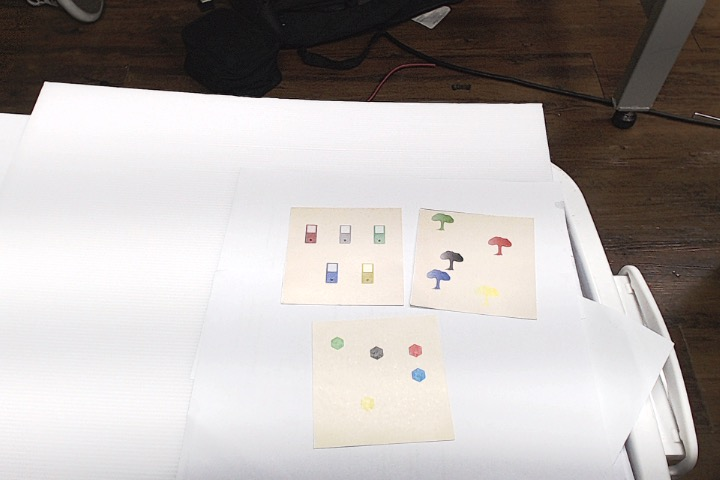
#> input picture colorTest.png, 720 x 480 px, given in place of the camera
$ python findColor.py
#> lines starting #> are read from the running program, lines starting #| are printed output that depends on the picture; after the words box and inside, x2 and y2 are one past the last pixel; in counts of white or black regions, pixels touching at a corner belong together
import cv2
import numpy as np
import imutils

cap = cv2.VideoCapture(1)
cap.set(cv2.CAP_PROP_FRAME_WIDTH, 1000)
cap.set(cv2.CAP_PROP_FRAME_HEIGHT, 760)

while True:
    _, frame = cap.read()
#> frame is the input picture: shape (480, 720, 3); mean B, G, R 172.7, 174.6, 180.1
    Gblurred = cv2.GaussianBlur(frame, (5, 5), 0)
    # Bblurred = cv2.bilateralFilter(Gblurred, 9, 75, 75)
    Mblurred = cv2.medianBlur(Gblurred, 5)
    hsv_frame = cv2.cvtColor(Mblurred, cv2.COLOR_BGR2HSV)
#> hsv_frame: shape (480, 720, 3); mean H, S, V 83.9, 30.2, 181

    # Red color
    low_red = np.array([106, 136, 0])
    high_red = np.array([180, 255, 255])
    red_mask = cv2.inRange(hsv_frame, low_red, high_red)
#> red_mask: shape (480, 720); every value is 0
    red = cv2.bitwise_and(frame, frame, mask=red_mask)
#> red: shape (480, 720, 3); every value is 0
    # Blue color
    low_blue = np.array([94, 189, 2])
    high_blue = np.array([126, 255, 255])
    blue_mask = cv2.inRange(hsv_frame, low_blue, high_blue)
    blue = cv2.bitwise_and(frame, frame, mask=blue_mask)

    # Green color
    low_green = np.array([69, 32, 0])
    high_green = np.array([94, 255, 234])
    green_mask = cv2.inRange(hsv_frame, low_green, high_green)
    green = cv2.bitwise_and(frame, frame, mask=green_mask)

    # Yellow color
    low_yellow = np.array([15, 0, 180])
    high_yellow = np.array([80, 255, 255])
    yellow_mask = cv2.inRange(hsv_frame, low_yellow, high_yellow)
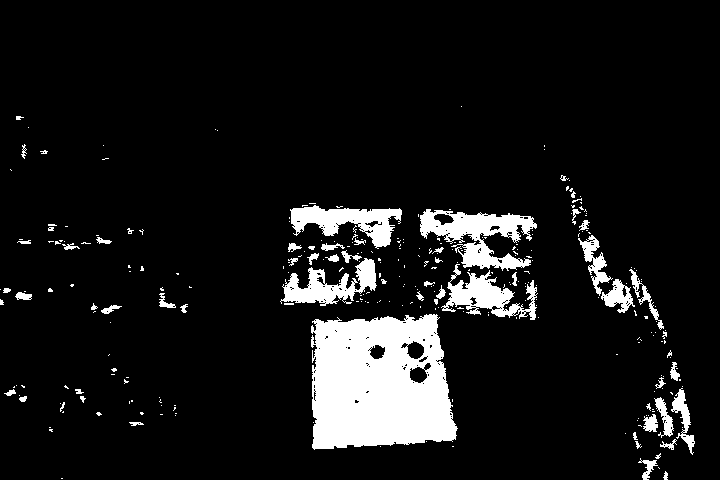
#> yellow_mask: shape (480, 720); 9.2% white; 290 white regions (233 under 20 px), largest, box (x1, y1, x2, y2) and area: (311, 314, 458, 450) 16106, (420, 209, 537, 271) 3390, (290, 205, 402, 249) 2353
    yellow = cv2.bitwise_and(frame, frame, mask=yellow_mask)
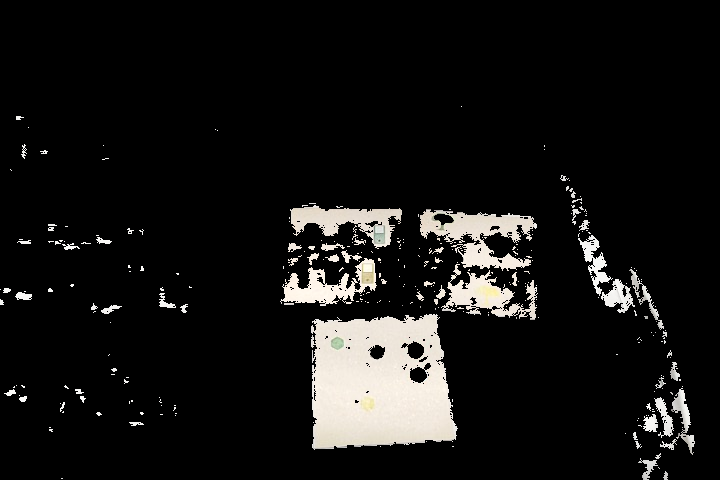
#> yellow: shape (480, 720, 3); mean B, G, R 20.3, 21.3, 21.9

    # Black color
    low_black = np.array([80, 173, 91])
    high_black = np.array([115, 255, 165])
    black_mask = cv2.inRange(hsv_frame, low_black, high_black)
    black = cv2.bitwise_and(frame, frame, mask=black_mask)

    # Every color except white
    low = np.array([0, 42, 0])
    high = np.array([179, 255, 255])
    mask = cv2.inRange(hsv_frame, low, high)
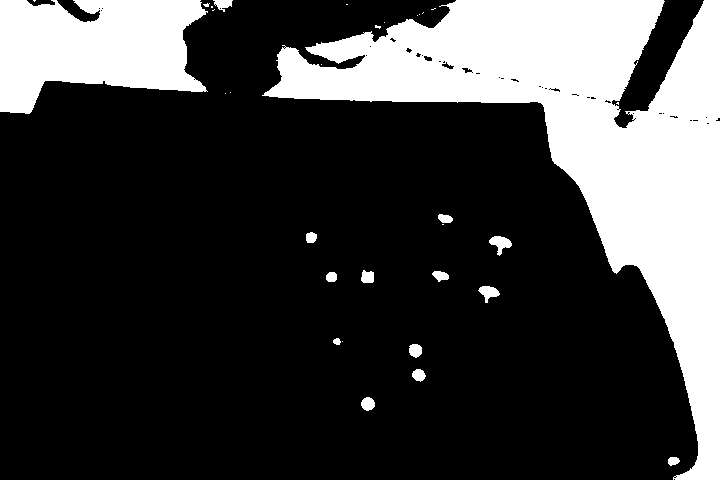
#> mask: shape (480, 720); 24.9% white; 32 white regions (17 under 20 px), largest, box (x1, y1, x2, y2) and area: (262, 0, 720, 480) 67356, (0, 0, 208, 114) 17006, (489, 236, 512, 256) 236
    result = cv2.bitwise_and(frame, frame, mask=mask)
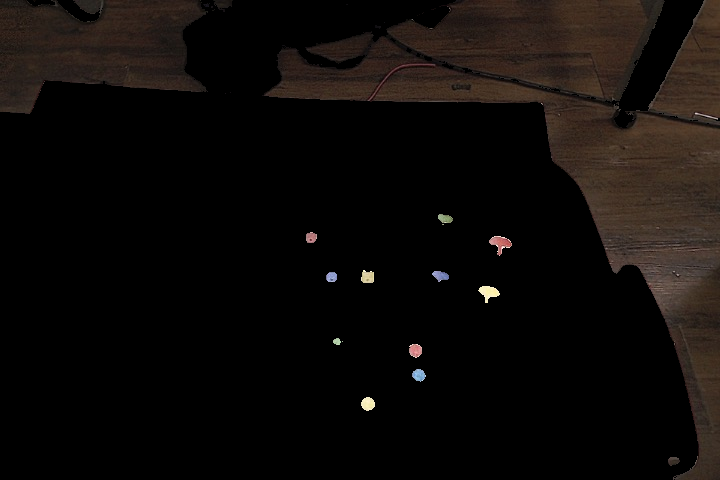
#> result: shape (480, 720, 3); mean B, G, R 8.8, 10.8, 14.2
    # [6 lines of commented-out code are left out]
    contoursRed, _ = cv2.findContours(
        red_mask, cv2.RETR_TREE, cv2.CHAIN_APPROX_NONE)
#> contoursRed = []
#> (the run stopped early here; a loop or call above may not have finished)
